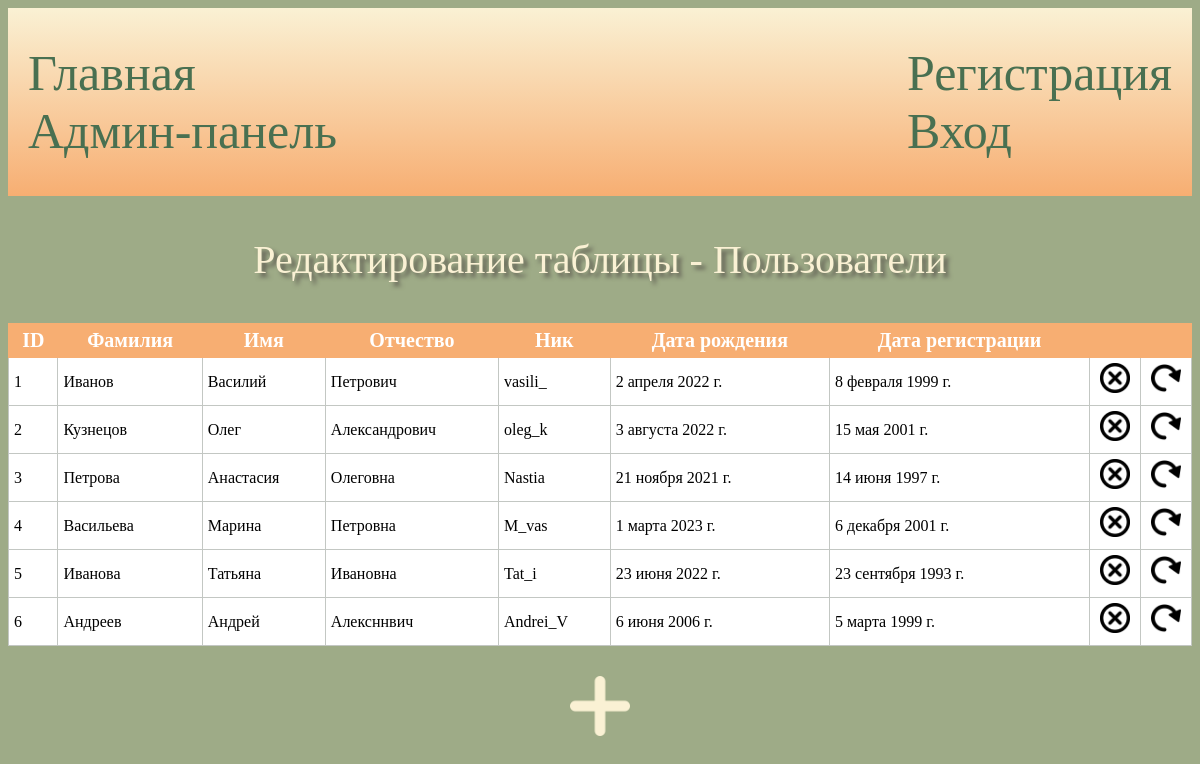
/users/, run on the app's committed database.
### main/models.py (models this page shows)
class Users(models.Model):
    surname = models.CharField(max_length=20)
    name = models.CharField(max_length=20)
    pat_name = models.CharField(max_length=20)
    nick = models.CharField(max_length=20)
    date_reg = models.DateField()
    date_b = models.DateField()
    class Meta:
        verbose_name_plural="Участники"

### main/views.py (the view)
# urls.py: path('users/', views.Tabs.in_users, name='users'),
    def in_users(request):
        return render(request, 'tabs/edit.html', context=context1)

### main/templates/tabs/edit.html (shortened to what this page needs)
{% extends 'base.html' %}
{% block content %}
<p align="center">Редактирование таблицы - {{name}}</p>
<div align="center">
<form method="get">
    <table class="d_tables">
        <thead>
            <tr>
                {% for i in list %}
                <th>{{i}}</th>
                {% endfor %}
                <th></th>
                <th></th>
            </tr>
        </thead>
    {% for t in table %}
        <tbody>
            <tr>
                {% if name == 'Посты' %}
                    <td>{{t.pk}}</td>
                    <td>{{t.date_post}}</td>
                    <td>{{t.n_view}}</td>
                    <td>{{t.n_like}}</td>
                    <td>{{t.n_comm}}</td>
                    <td>{% for aut in t.id_author.all %}  {{aut.pk}}   {% endfor %}</td>
                    <td>{% for top in t.id_topic.all %}  {{top.pk}}   {% endfor %}</td>
                {% elif name == 'Авторы' %}
                    <td>{{t.id_user.id}}</td>
                    <td>{{t.n_post}}</td>
                    <td>{{t.n_view}}</td>
                    <td>{{t.n_like}}</td>
                {% elif name == 'Пользователи' %}
                    <td>{{t.pk}}</td>
                    <td>{{t.surname}}</td>
                    <td>{{t.name}}</td>
                    <td>{{t.pat_name}}</td>
                    <td>{{t.nick}}</td>
                    <td>{{t.date_reg}}</td>
                    <td>{{t.date_b}}</td>
                {% endif %}
                {% if name == "Авторы" %}
                    <td width="30px"><a href="../delete_{{tb}}_{{t.id_user.id}}" class="a_but"><img src="../../static/main/images/delete.png" width="30px" height="30px"></a></td>
                    <td width="30px"><a href="../update_{{tb}}_{{t.id_user.id}}" class="a_but"><img src="../../static/main/images/update.png" width="30px" height="30px"></a></td>
                {% else %}
                    <td width="30px"><a href="../delete_{{tb}}_{{t.id}}" class="a_but"><img src="../../static/main/images/delete.png" width="30px" height="30px"></a></td>
                    <td width="30px"><a href="../update_{{tb}}_{{t.id}}" class="a_but"><img src="../../static/main/images/update.png" width="30px" height="30px"></a></td>
                {% endif %}
            </tr>
        </tbody>
    {% endfor %}
    </table>
    <div align="center">
        <a href="../create_{{tb}}/" ><img src="../../static/main/images/create.png" width="60px" height="60px"></a></td>
    </div>
</form>
</div>
{% endblock %}

### main/templates/base.html (shortened to what this page needs)
{% load static %}
<!DOCTYPE html>
<html lang="en">
<head>
  <link type="text/css" href="{% static 'main/css/styles.css' %}" rel="stylesheet">
</head>
<body>
<header class="st_head">
    <div>
        <ul class="ul_head">
            <li><a href="{% url 'home' %}">Главная</a></li>
            <li><a href="../admin/">Админ-панель</a></li>
        </ul>
    </div>
    <div>
        <ul class="ul_head">
            {% if user.is_anonymous %}
                <li><a href="{% url 'register' %}">Регистрация</a></li>
                <li><a href="{% url 'login' %}">Вход</a></li>
            {% else %}
                <li><p class="a">Пользователь:</p></li>
                <li><p class="a">{{user}}</p></li>
                <li><a href="{% url 'logout' %}">Выход</a></li>
            {% endif %}
        </ul>
    </div>
</header>
{% block content %}
{% endblock %}
</body>
</html>

### main/static/main/css/styles.css (style rules this page uses)
li { list-style-type: none; }
body { background-color: #9EAB87; }
p { font-family: fantasy; font-size: 40px; color: #FAF1D4; text-decoration: none; text-shadow: #5E5B51 4px 4px 4px; }
.a_but { padding: 5px; font-size: 30px; }
.st_head { width: 100%; display: flex; justify-content: space-between; }
a { font-family: fantasy; font-size: 50px; color: #497051; text-decoration: none; text-shadow: none; margin: 0; }
.ul_head { padding: 20px; }
header { background: linear-gradient(#FAF1D4, #F7AE72) }
.d_tables { width: 100%; margin-bottom: 30px; border: 1px solid #C3C7C3; border-collapse: collapse; font-family: serif; }
.d_tables td { border: 1px solid #C3C7C3; background: #FFFFFF; padding: 5px; }
.d_tables th { padding: 5px; background: #F7AE72; color: #FFFFFF; border: 1px solid #F7AE72; font-size: 20px; }

### data on the page
Users: pk "1", surname "Иванов", name "Василий", pat_name "Петрович", nick "vasili_", date_reg "2 апреля 2022 г.", date_b "8 февраля 1999 г."
Users: pk "2", surname "Кузнецов", name "Олег", pat_name "Александрович", nick "oleg_k", date_reg "3 августа 2022 г.", date_b "15 мая 2001 г."
Users: pk "3", surname "Петрова", name "Анастасия", pat_name "Олеговна", nick "Nastia", date_reg "21 ноября 2021 г.", date_b "14 июня 1997 г."
Users: pk "4", surname "Васильева", name "Марина", pat_name "Петровна", nick "M_vas", date_reg "1 марта 2023 г.", date_b "6 декабря 2001 г."
Users: pk "5", surname "Иванова", name "Татьяна", pat_name "Ивановна", nick "Tat_i", date_reg "23 июня 2022 г.", date_b "23 сентября 1993 г."
Users: pk "6", surname "Андреев", name "Андрей", pat_name "Алексннвич", nick "Andrei_V", date_reg "6 июня 2006 г.", date_b "5 марта 1999 г."

### other printed values
{{ name }} "Пользователи"
{{ i }} "ID" "Фамилия" "Имя" "Отчество" "Ник" "Дата рождения" "Дата регистрации"
